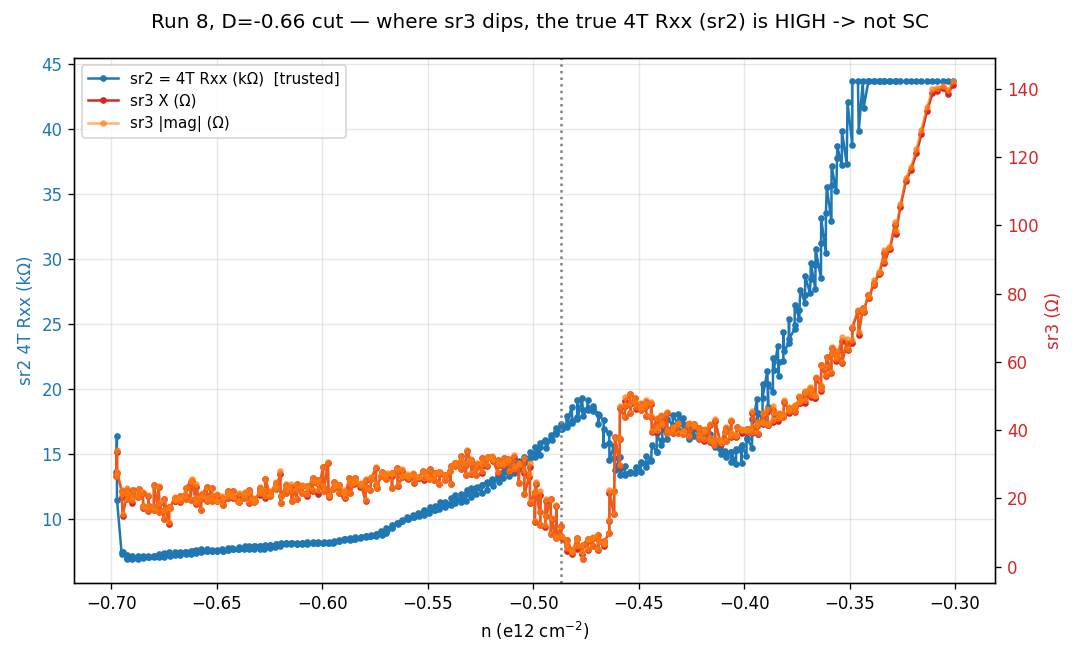

Generate this figure with Python:
import numpy as np
import matplotlib; matplotlib.use("Agg"); import matplotlib.pyplot as plt
from hera.analysis import open_run, GateCalibration
g=open_run("data/8"); mc=g.meta["measurement_config"]; Ib=mc["bias_voltage_1"]/mc["bias_resistor"]
vtg=g.col_at(g.col_indices("k_tg_volt")[-1]); vbg=g.col_at(g.col_indices("k_bg_volt")[-1])
cal=GateCalibration.from_thicknesses(23.6e-9,20e-9,0); nn,DD=cal.n_D(vtg,vbg); nn=nn/1e4/1e12; DD=DD/1e9
R2=(g.col("sr830_2_X")/mc["sr2_gain"])/Ib
X3=(g.col("sr830_3_X")/mc["sr3_gain"])/Ib; P3=g.col("sr830_3_P")
mag3=np.abs((g.col("sr830_3_X")/mc["sr3_gain"])/np.cos(np.deg2rad(P3)))/Ib

# D = -0.66 row (the dip's D)
row=np.abs(DD+0.66)<0.003
o=np.argsort(nn[row]); x=nn[row][o]
fig,ax1=plt.subplots(figsize=(9,5.5))
fig.suptitle("Run 8, D=-0.66 cut — where sr3 dips, the true 4T Rxx (sr2) is HIGH -> not SC")
l1,=ax1.plot(x,R2[row][o]/1e3,".-",color="C0",label="sr2 = 4T Rxx (kΩ)  [trusted]")
ax1.set_xlabel("n (e12 cm$^{-2}$)"); ax1.set_ylabel("sr2 4T Rxx (kΩ)",color="C0"); ax1.tick_params(axis='y',labelcolor="C0")
ax1.axvline(-0.487,color="gray",ls=":")
ax2=ax1.twinx()
l2,=ax2.plot(x,X3[row][o],".-",color="C3",label="sr3 X (Ω)")
l3,=ax2.plot(x,mag3[row][o],".-",color="C1",alpha=0.6,label="sr3 |mag| (Ω)")
ax2.set_ylabel("sr3 (Ω)",color="C3"); ax2.tick_params(axis='y',labelcolor="C3")
ax1.legend(handles=[l1,l2,l3],fontsize=9,loc="upper left"); ax1.grid(alpha=0.3)
plt.tight_layout(); plt.savefig("hera_scratch/dip_verdict.png",dpi=120)
i=np.argmin(X3[row][o])
print(f"at sr3-X min (n={x[i]:.3f}): sr3 X={X3[row][o][i]:.1f}Ω, sr3 mag={mag3[row][o][i]:.1f}Ω, sr2 4T={R2[row][o][i]/1e3:.1f}kΩ")
print("saved dip_verdict.png")
